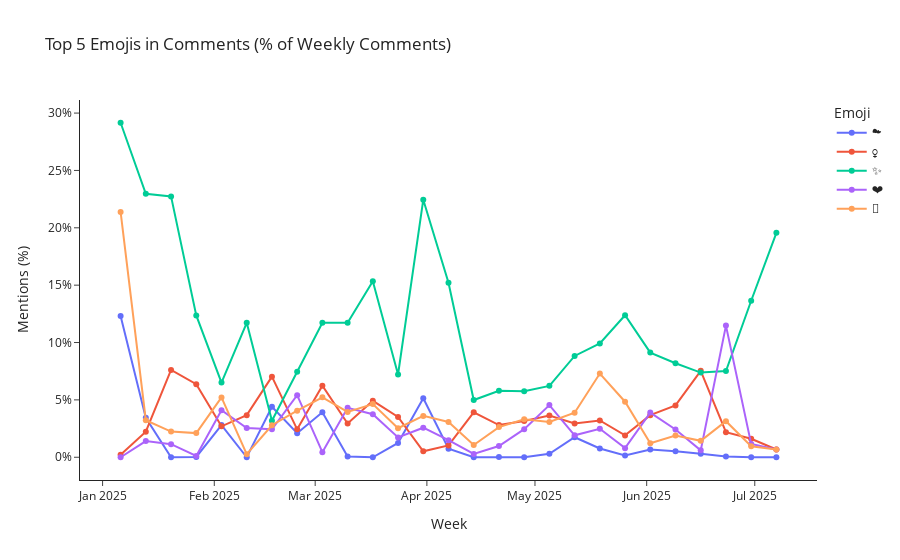

The notebook cell this image was saved under:
### Markdown cell above
**Top used emojis**

### Code cell
# Emoji pattern (covers most common Unicode emoji ranges)
emoji_pattern = re.compile(
    "["  
    "\U0001F600-\U0001F64F"  # Emoticons
    "\U0001F300-\U0001F5FF"  # Symbols & pictographs
    "\U0001F680-\U0001F6FF"  # Transport & map
    "\U0001F1E0-\U0001F1FF"  # Flags
    "\U00002700-\U000027BF"  # Dingbats
    "\U0001F900-\U0001F9FF"  # Supplemental symbols
    "\U00002600-\U000026FF"  # Misc symbols
    "]+", flags=re.UNICODE
)

# Extract emojis from comment text
df["emojis"] = df["text"].apply(lambda x: emoji_pattern.findall(str(x)))

# Explode emojis to one row per emoji
df_exploded = df.explode("emojis").dropna(subset=["emojis"])

# Count emoji mentions per week
emoji_weekly = (
    df_exploded.groupby(["week", "emojis"])
    .size()
    .reset_index(name="count")
)

# Count total comments per week
comments_per_week = df.groupby("week")["text"].count().reset_index(name="total_comments")

# Merge and calculate relative mention percentage
emoji_weekly = emoji_weekly.merge(comments_per_week, on="week", how="left")
emoji_weekly["mention_percent"] = (emoji_weekly["count"] / emoji_weekly["total_comments"]) * 100

# Identify top 5 emojis by total percentage over all weeks
top_emojis = (
    emoji_weekly.groupby("emojis")["mention_percent"]
    .sum()
    .sort_values(ascending=False)
    .head(5)
    .index
)

# Filter to only include top 5 emojis
emoji_weekly_top = emoji_weekly[emoji_weekly["emojis"].isin(top_emojis)]

# Print the top 5 emojis
print("Top 5 Emojis by total percentage over all weeks:")
print(top_emojis)

# Pivot to wide format for plotting
df_emoji_trend = emoji_weekly_top.pivot(index="week", columns="emojis", values="mention_percent").fillna(0)

# Convert to long format for Plotly
df_emoji_long = df_emoji_trend.reset_index().melt(
    id_vars="week", var_name="emoji", value_name="mention_percent"
)

# Plot with Plotly
fig = px.line(
    df_emoji_long,
    x="week",
    y="mention_percent",
    color="emoji",
    markers=True,
    title="Top 5 Emojis in Comments (% of Weekly Comments)",
    labels={
        "week": "Week",
        "mention_percent": "Mentions (%)",
        "emoji": "Emoji"
    }
)

fig.update_layout(
    template="simple_white",
    legend_title_text="Emoji",
    yaxis=dict(ticksuffix="%")
)

fig.show()
